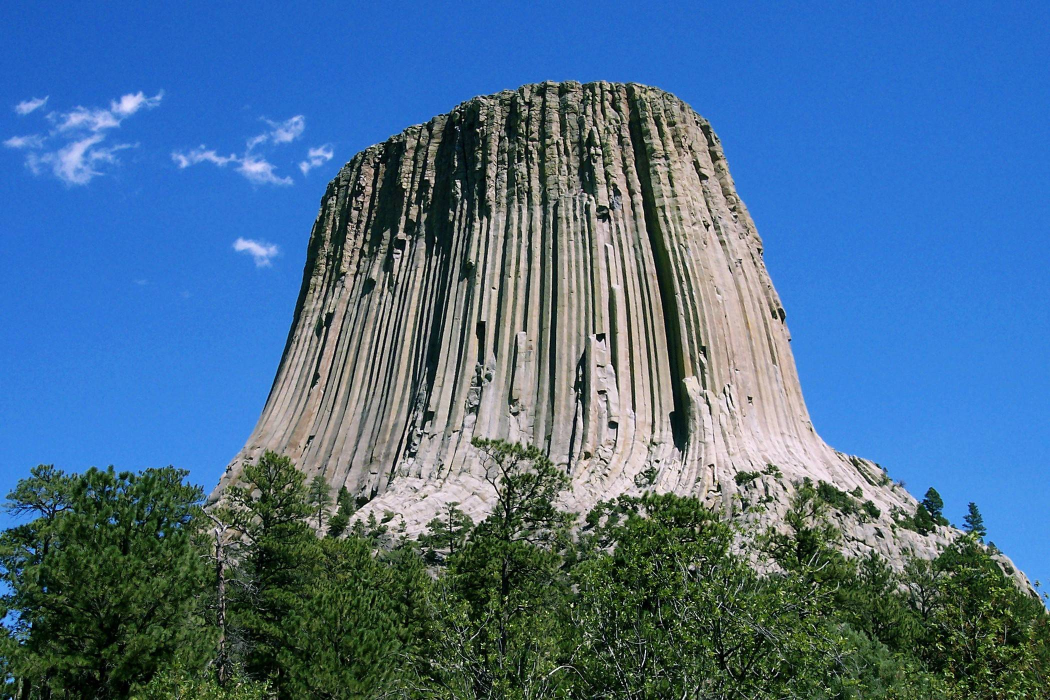
#> input picture Ex 3.6/images/bigimage.jpg, 2100 x 1400 px (shown at 1/2 size)
$ python -i filters.py   (imports and definitions only)   (older library calls are emulated)
#> lines starting #> are read from the running program, lines starting #| are printed output that depends on the picture
#> further down, picture is the input picture: shape (1400, 2100, 3); mean B, G, R 142.8, 109.5, 73.2
import numpy as np
import cv2
from scipy.interpolate import UnivariateSpline


def _create_LUT_BUC1(x, y):
    """
    It takes two lists of numbers, x and y, and returns a list of 256 numbers that are the result of
    interpolating the values of y at the points x

    :param x: The x-coordinates of the interpolated values
    :param y: the y-coordinates of the sample points
    :return: A list of 256 values.
    """
    spl = UnivariateSpline(x, y)
    return spl(range(256))


def _create_loopup_tables():
    """
    > The function creates two lookup tables, one for increasing the contrast and one for decreasing the
    contrast
    :return: two lookup tables, one for increasing the contrast and one for decreasing the contrast.
    """
    incr_ch_lut = _create_LUT_BUC1([0, 64, 128, 192, 256], [0, 70, 140, 210, 256])
    decr_ch_lut = _create_LUT_BUC1([0, 64, 128, 192, 256], [0, 30, 80, 120, 192])

    return incr_ch_lut, decr_ch_lut


def _warming(orig):
    """
    It takes an image, splits it into its BGR channels, increases the red channel and decreases the blue
    channel, then merges the channels back together

    :param orig: The original image
    :return: the output of the image.
    """
    incr_ch_lut, decr_ch_lut = _create_loopup_tables()

    c_b, c_g, c_r = cv2.split(orig)
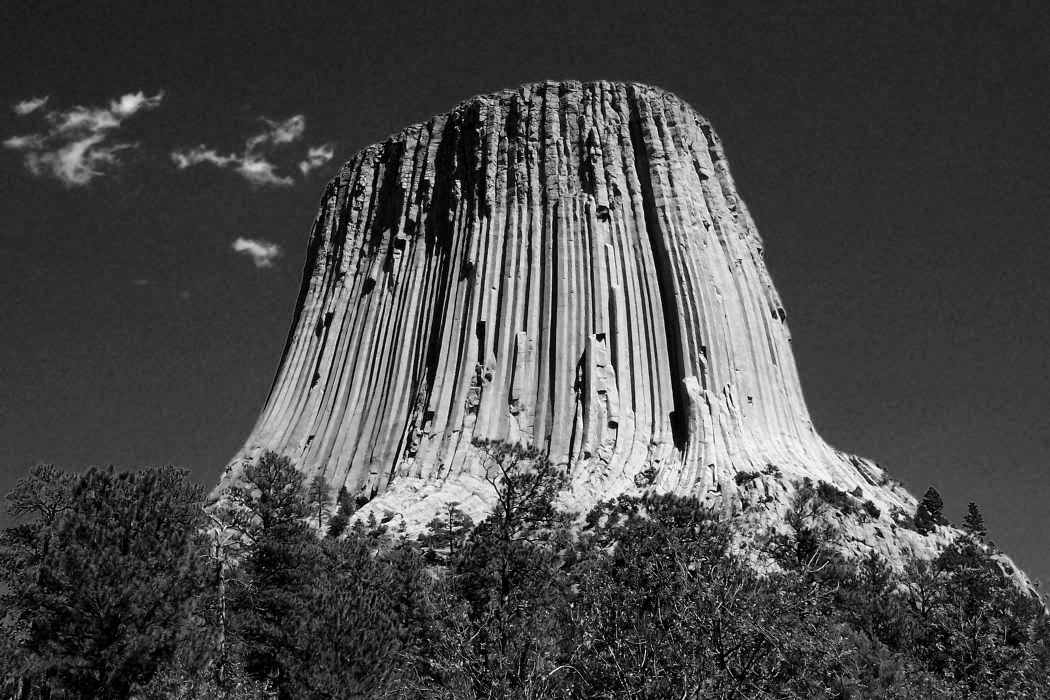
#> c_r: shape (1400, 2100) (shown at 1/2 size); min 0, max 255, mean 73.2
    c_r = cv2.LUT(c_r, incr_ch_lut).astype(np.uint8)
    c_b = cv2.LUT(c_b, decr_ch_lut).astype(np.uint8)
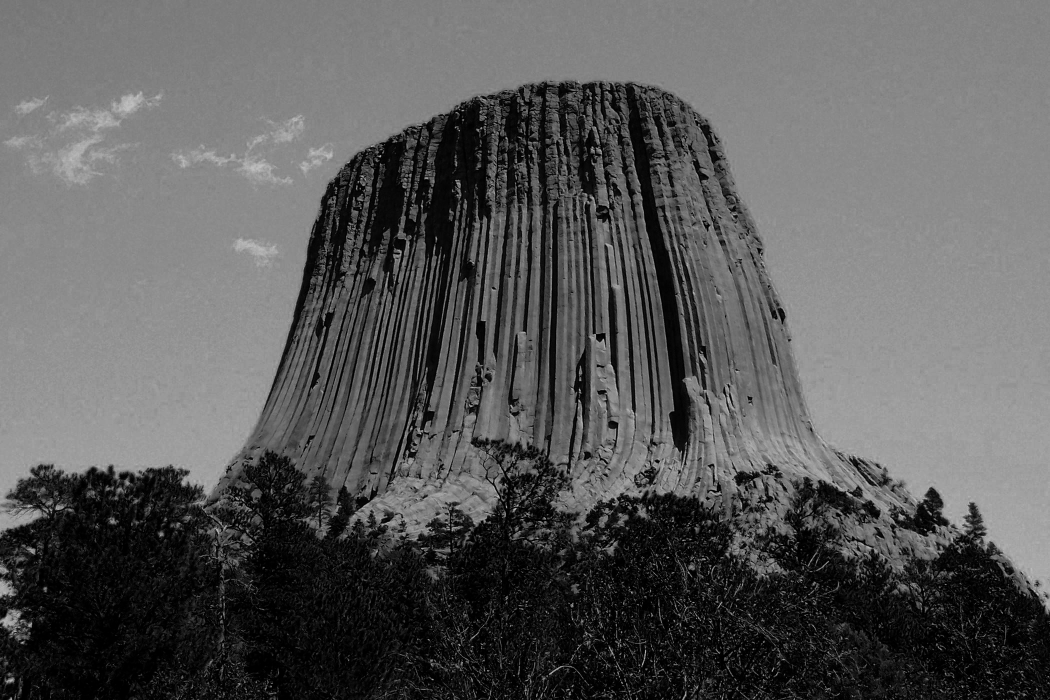
#> c_b: shape (1400, 2100) (shown at 1/2 size); min 0, max 190, mean 89.7
    img = cv2.merge((c_b, c_g, c_r))
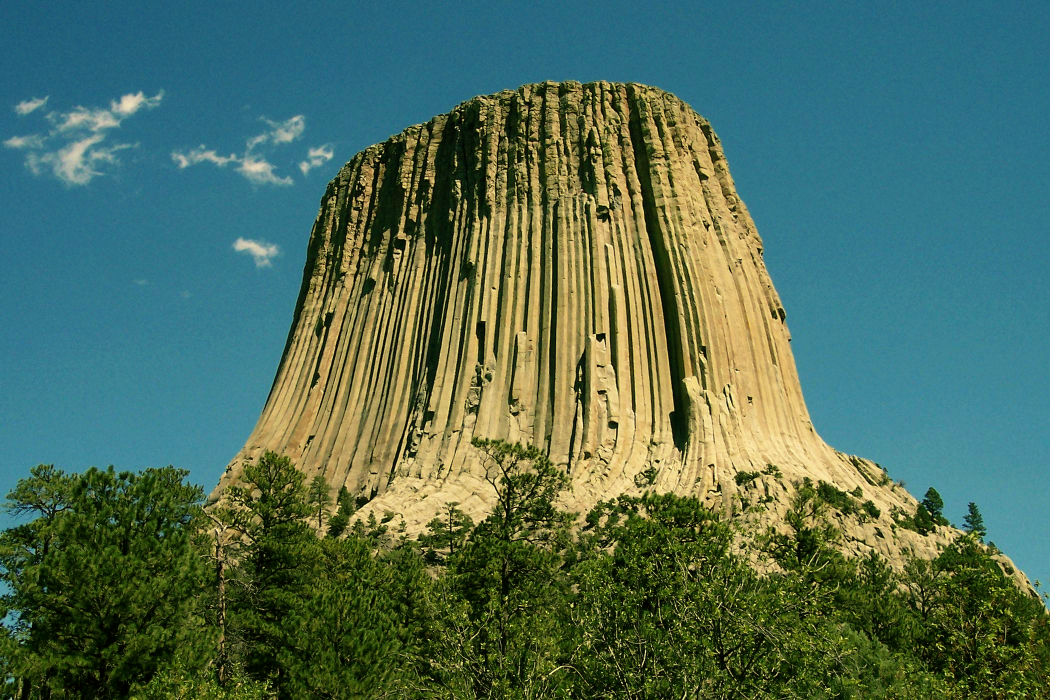
#> img: shape (1400, 2100, 3) (shown at 1/2 size); mean B, G, R 89.7, 109.5, 78.4

    H, S, V = cv2.split(cv2.cvtColor(img, cv2.COLOR_BGR2HSV))
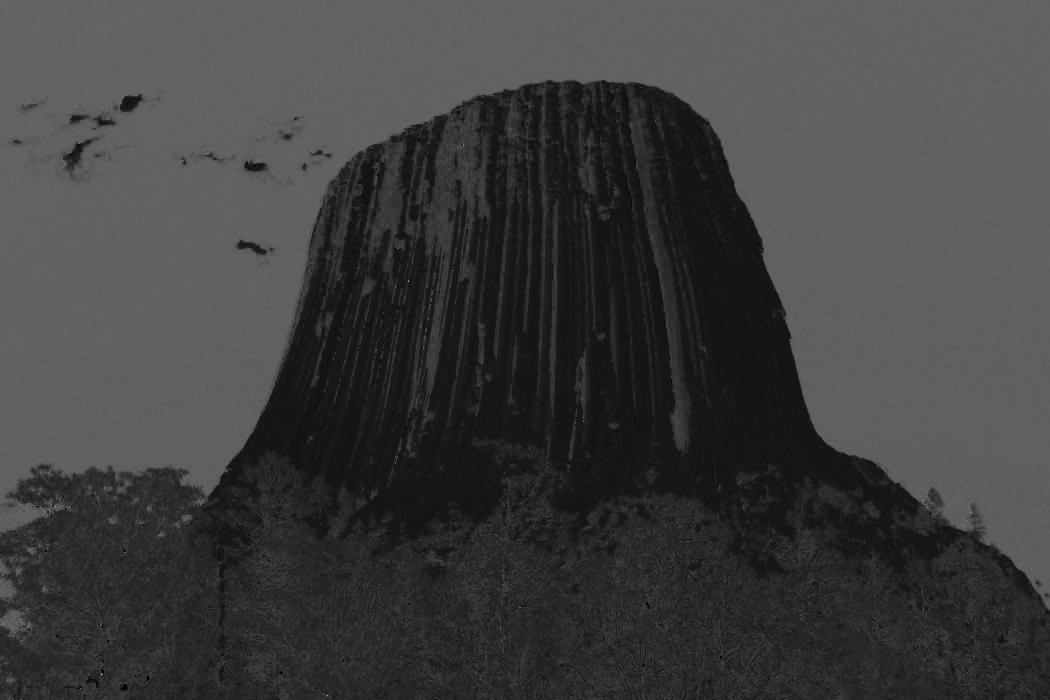
#> H: shape (1400, 2100) (shown at 1/2 size); min 0, max 178, mean 62.7
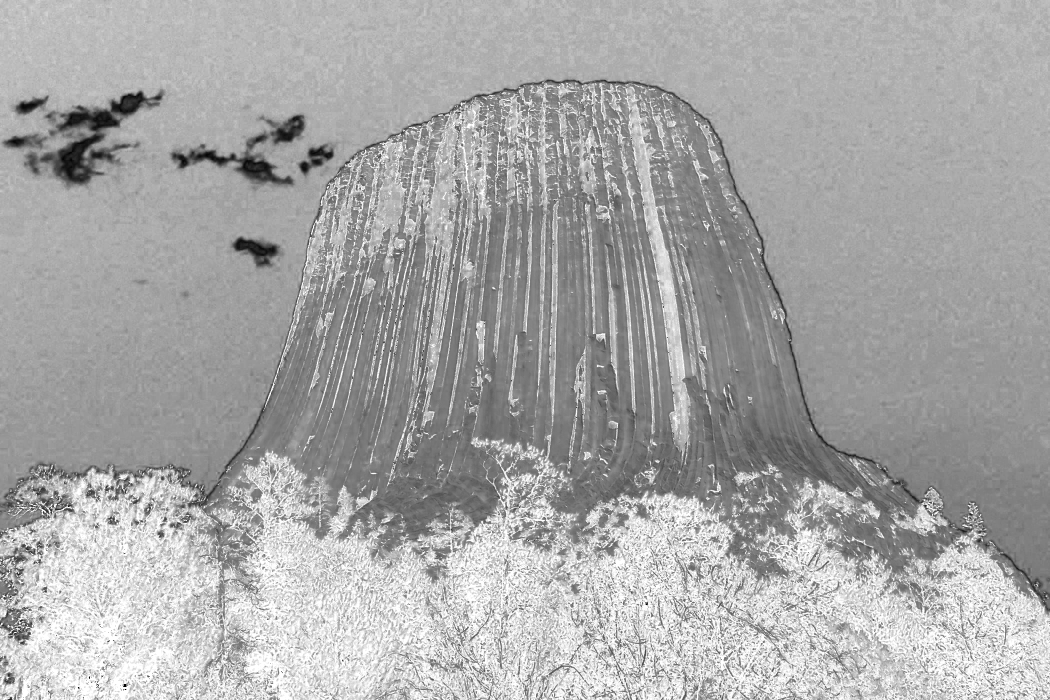
#> S: shape (1400, 2100) (shown at 1/2 size); min 0, max 255, mean 167.5
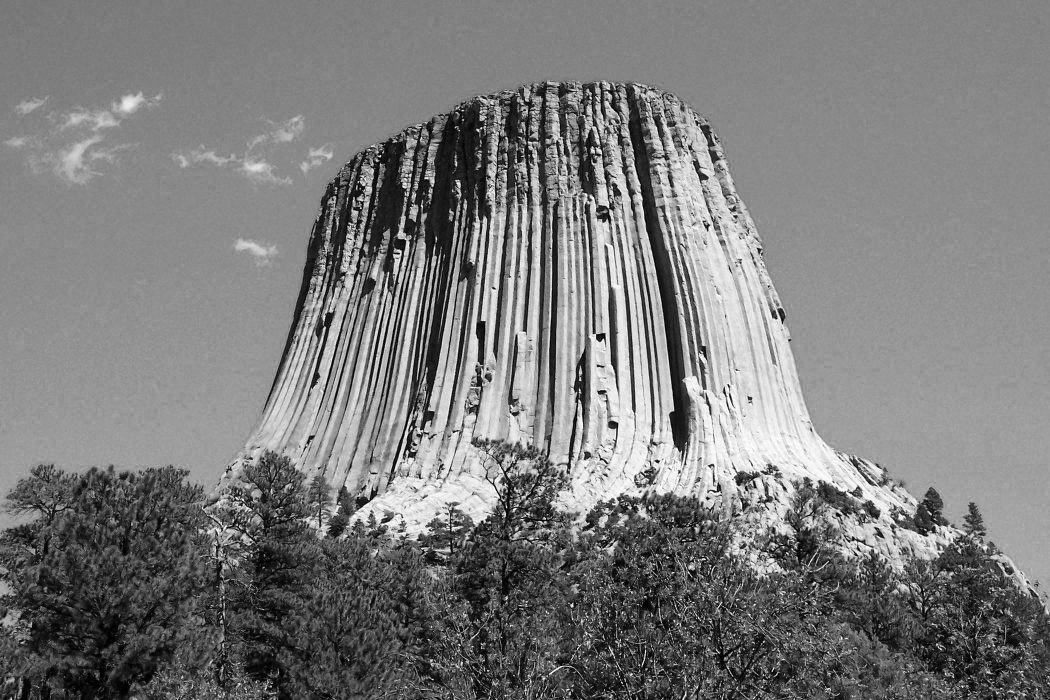
#> V: shape (1400, 2100) (shown at 1/2 size); min 0, max 255, mean 123.2
    S = cv2.LUT(S, incr_ch_lut).astype(np.uint8)

    output = cv2.cvtColor(cv2.merge((H, S, V)), cv2.COLOR_HSV2BGR)
    return output


# [566 lines left out: functions _cooling, _cartoon2, _cartoon, _color_dodge, _sketch_pencil_using_blending, _sketch_pencil_using_edge_detection and 20 more, not called in this run]

>>> import cv2
>>> picture = cv2.imread('images/bigimage.jpg')
>>> result = _warming(picture)

$ run again, on Ex 3.6/images/person.jpg
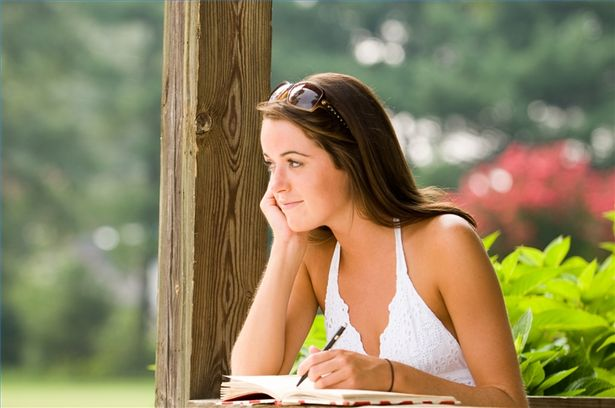
#> input picture Ex 3.6/images/person.jpg, 615 x 408 px
#> picture is the input picture: shape (408, 615, 3); mean B, G, R 94.6, 131.3, 142.2
#> in _warming, `H, S, V = cv2.split(cv2.cvtColor(img, cv2.COLOR_BGR2HSV))`:
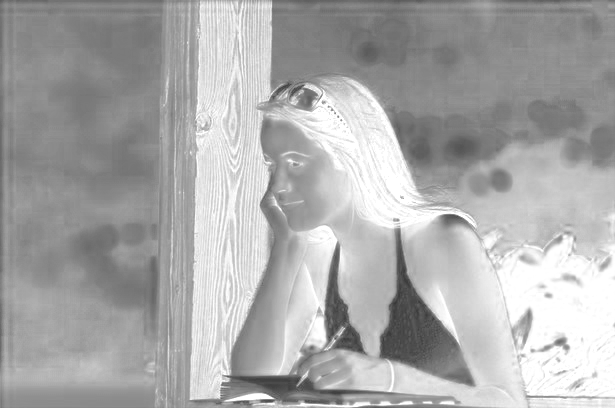
#> S: shape (408, 615); min 56, max 255, mean 170.2
#> in _warming, `H, S, V = cv2.split(cv2.cvtColor(img, cv2.COLOR_BGR2HSV))`:
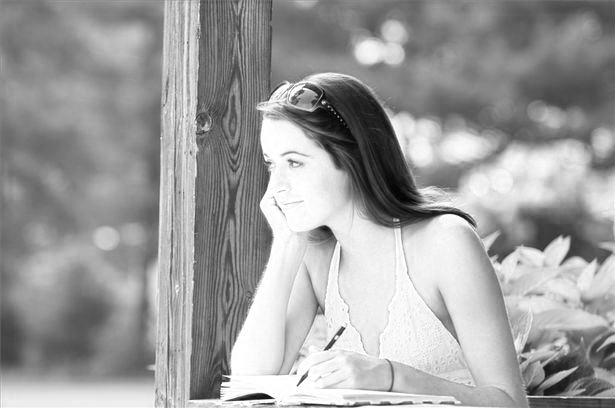
#> V: shape (408, 615); min 2, max 255, mean 157.5

$ run again, on Ex 3.6/images/ryan.jpg
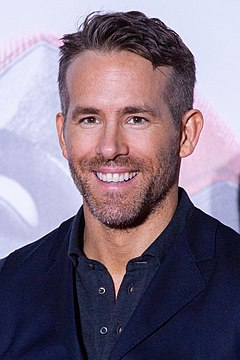
#> input picture Ex 3.6/images/ryan.jpg, 240 x 360 px
#> picture is the input picture: shape (360, 240, 3); mean B, G, R 132.4, 114.4, 127.7
#> in _warming, `H, S, V = cv2.split(cv2.cvtColor(img, cv2.COLOR_BGR2HSV))`:
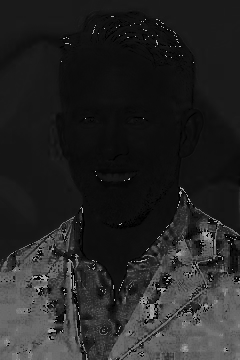
#> H: shape (360, 240); min 0, max 179, mean 37.2
#> in _warming, `H, S, V = cv2.split(cv2.cvtColor(img, cv2.COLOR_BGR2HSV))`:
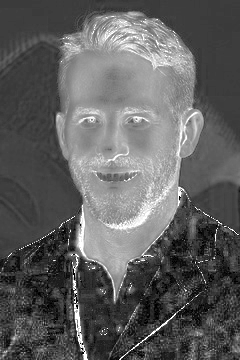
#> S: shape (360, 240); min 0, max 255, mean 95.4

$ run again, on Ex 3.6/images/skate.jpg
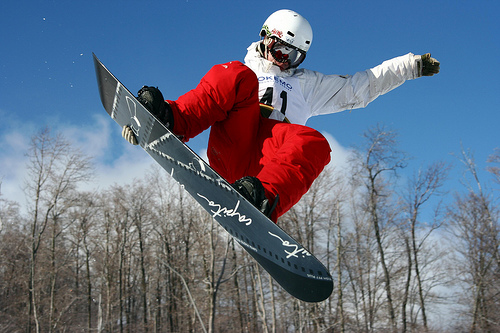
#> input picture Ex 3.6/images/skate.jpg, 500 x 333 px
#> picture is the input picture: shape (333, 500, 3); mean B, G, R 132.4, 112.5, 100.1
#> in _warming, `H, S, V = cv2.split(cv2.cvtColor(img, cv2.COLOR_BGR2HSV))`:
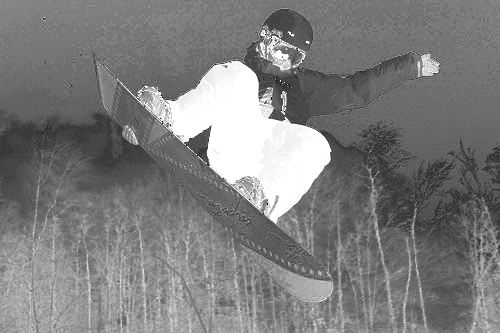
#> S: shape (333, 500); min 0, max 255, mean 125.3
#> in _warming, `H, S, V = cv2.split(cv2.cvtColor(img, cv2.COLOR_BGR2HSV))`:
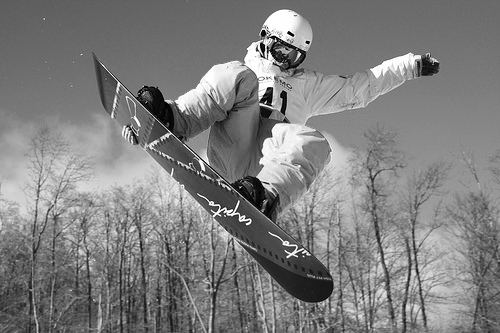
#> V: shape (333, 500); min 0, max 255, mean 127
